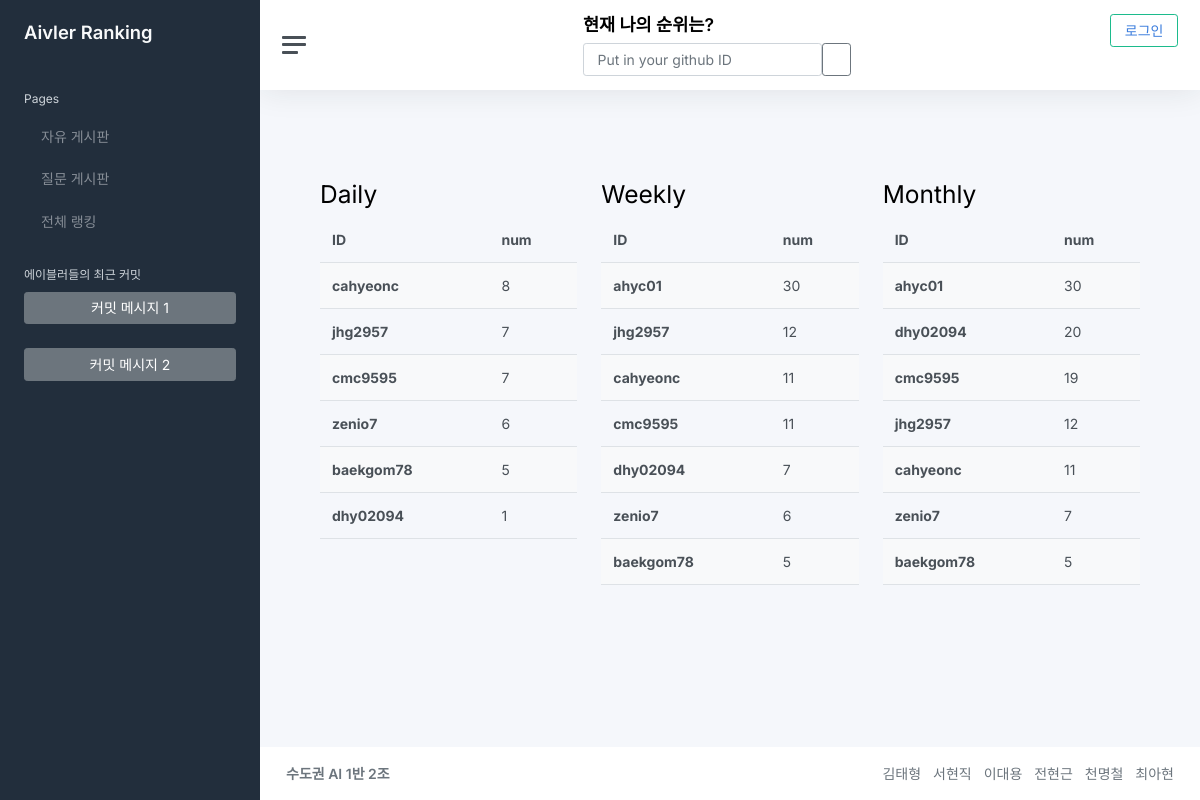
The page /home/search/ on the database its author committed.
### home/models.py (models this page shows)
class Commit(models.Model):
    eventid = models.IntegerField()
    userid = models.CharField(max_length=50)
    repository = models.CharField(max_length=100)
    time = models.DateField()
    message = models.CharField(max_length=1000)

### home/views.py (the view)
# urls.py: path('search/', views.search, name='search'),
def search(request):
    data = []
    msg = ''
    if request.method=='POST': # 검색박스
        id = request.POST.get('githubID').split() # 양쪽공백허용
        if id:
            id = id[0]
        else:
            id = ''
        commitList=getCommitsFromAPI(id)
        if commitList=='no token':
            msg = 'no token'
        elif commitList==[]:
            msg = 'id가 틀리거나 토큰만료'
        else:
            Commit.objects.filter(userid=id).delete()
            for i in commitList:
                Commit(eventid=i[0], userid=id, repository=i[1], time=i[2][:10], message=i[3]).save()
            data = Commit.objects.filter(userid=id)
    else: # 사이드바 '전체랭킹'으로 접속
        id = None
    print("id=", id)
    return render(request, 'home/resultpage.html',
                  {'data': data[:10],
                   'id': id,
                   'msg':msg,
                   'rankDay':rankByDate('day'),
                   'rankWeek':rankByDate('week'),
                   'rankMonth':rankByDate('month'),
                   })

### home/views.py (called while the page is built)
def rankByDate(option):
    today = datetime.today()
    if option=='day':
        diff = timedelta(days=1)
    elif option=='week':
        diff = timedelta(days=today.weekday())
    elif option=='month':
        diff = timedelta(days=today.day)
    target = str(today - diff).split()[0]
    commitList = Commit.objects.filter(time__gte=target)
    dic = {}
    for i in commitList:
        dic[i.userid] = dic.get(i.userid, 0) + 1
    return sorted(dic.items(), key=lambda x:x[1], reverse=True)

### home/templates/home/resultpage.html (shortened to what this page needs)
{% extends "base.html" %}
{% block content %}
<div class="container">
<br><br>
  <div class="row">
    <div class="col">
      <h2>Daily</h2>
      <table class="table table-striped">
        <thead>
          <tr>
            <th scope="col">ID</th>
            <th scope="col">num</th>
          </tr>
        </thead>
        <tbody>
          {% if rankDay %}
            {% for key, val in rankDay %}
            <tr>
            <th scope="row">{{key}}</th>
            <td>{{val}}</td>
            </tr>
            {% endfor %}
          {% else %}
            순위 결과 없음.
          {% endif %}
        </tbody>
      </table>
    </div>
    <div class="col">
      <h2>Weekly</h2>
      <table class="table table-striped">
        <thead>
          <tr>
            <th scope="col">ID</th>
            <th scope="col">num</th>
          </tr>
        </thead>
        <tbody>
          {% if rankWeek %}
            {% for key, val in rankWeek %}
              <tr>
              <th scope="row">{{key}}</th>
              <td>{{val}}</td>
              </tr>
            {% endfor %}
          {% else %}
            순위 결과 없음.
          {% endif %}
        </tbody>
      </table>
    </div>
    <div class="col">
      <h2>Monthly</h2>
      <table class="table table-striped">
        <thead>
          <tr>
            <th scope="col">ID</th>
            <th scope="col">num</th>
          </tr>
        </thead>
        <tbody>
          {% if rankMonth %}
            {% for key, val in rankMonth %}
              <tr>
                <th scope="row">{{key}}</th>
                <td>{{val}}</td>
              </tr>
            {% endfor %}
          {% else %}
            순위 결과 없음.
          {% endif %}
        </tbody>
      </table>
    </div>
  </div>
</div>
{% endblock %}

### rows shown on the page
Commit: rankDay "cahyeonc", rankWeek "cahyeonc", rankMonth "cahyeonc"
Commit: rankDay "jhg2957", rankWeek "jhg2957", rankMonth "jhg2957"
Commit: rankDay "cmc9595", rankWeek "cmc9595", rankMonth "cmc9595"
Commit: rankDay "zenio7", rankWeek "zenio7", rankMonth "zenio7"
Commit: rankDay "baekgom78", rankWeek "baekgom78", rankMonth "baekgom78"
Commit: rankDay "dhy02094", rankWeek "dhy02094", rankMonth "dhy02094"
Commit: rankWeek "ahyc01", rankMonth "ahyc01"

### other values the page prints
{{ val }} "8" "7" "7" "6" "5" "1"
{{ val }} "30" "12" "11" "11" "7" "6" "5"
{{ val }} "30" "20" "19" "12" "11" "7" "5"
